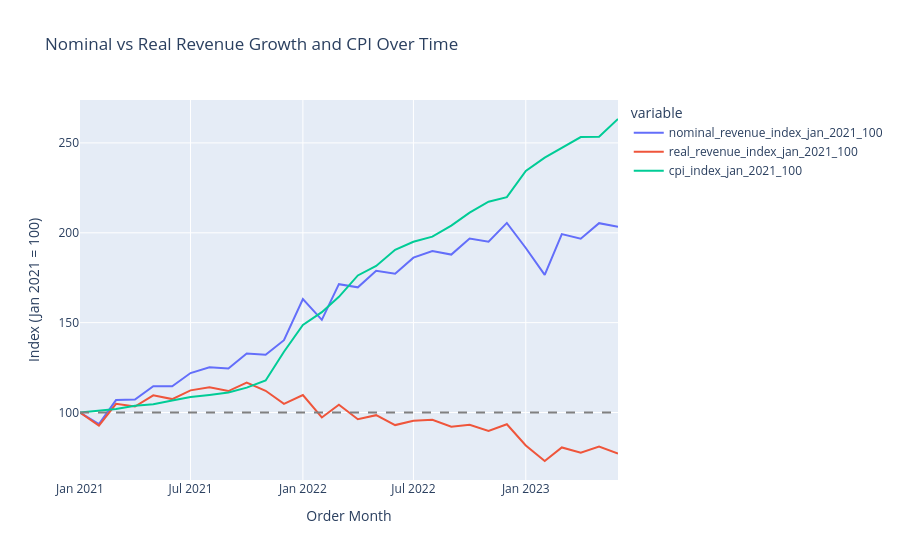

The code cell stored with this chart in its notebook:
### Markdown cell above
### Visualizing nominal vs. real revenue growth over time

### Code cell
# Create a line chart for nominal and real revenue growth index over time
fig = px.line(monthly_revenue, x='order_month', y=['nominal_revenue_index_jan_2021_100', 'real_revenue_index_jan_2021_100', 'cpi_index_jan_2021_100'], 
              labels={'value': 'Index (Jan 2021 = 100)', 'order_month': 'Order Month'}, 
              title='Nominal vs Real Revenue Growth and CPI Over Time')
fig.add_hline(y=100, line_dash='dash', line_color='gray')
fig.show()

### Figure 1 — Plotly figure (JSON) as saved in the notebook; plotly's stock layout.template omitted (floating-point values rounded to 4 significant figures)
{"data": [{"hovertemplate": "variable=nominal_revenue_index_jan_2021_100<br>Order Month=%{x}<br>Index (Jan 2021 = 100)=%{y}<extra></extra>", "legendgroup": "nominal_revenue_index_jan_2021_100", "line": {"color": "#636efa", "dash": "solid"}, "marker": {"symbol": "circle"}, "mode": "lines", "name": "nominal_revenue_index_jan_2021_100", "orientation": "v", "showlegend": true, "type": "scatter", "x": ["2021-01-01", "2021-02-01", "2021-03-01", "2021-04-01", "2021-05-01", "2021-06-01", "2021-07-01", "2021-08-01", "2021-09-01", "2021-10-01", "2021-11-01", "2021-12-01", "2022-01-01", "2022-02-01", "2022-03-01", "2022-04-01", "2022-05-01", "2022-06-01", "2022-07-01", "2022-08-01", "2022-09-01", "2022-10-01", "2022-11-01", "2022-12-01", "2023-01-01", "2023-02-01", "2023-03-01", "2023-04-01", "2023-05-01", "2023-06-01"], "xaxis": "x", "y": [100, 93.51, 106.9, 107.2, 114.6, 114.6, 122.0, 125.2, 124.4, 132.8, 132.1, 140.2, 163.2, 151.6, 171.4, 169.6, 178.8, 177.2, 186.2, 189.9, 187.9, 196.8, 195.0, 205.5, 191.5, 176.6, 199.3, 196.7, 205.4, 203.3], "yaxis": "y"}, {"hovertemplate": "variable=real_revenue_index_jan_2021_100<br>Order Month=%{x}<br>Index (Jan 2021 = 100)=%{y}<extra></extra>", "legendgroup": "real_revenue_index_jan_2021_100", "line": {"color": "#EF553B", "dash": "solid"}, "marker": {"symbol": "circle"}, "mode": "lines", "name": "real_revenue_index_jan_2021_100", "orientation": "v", "showlegend": true, "type": "scatter", "x": ["2021-01-01", "2021-02-01", "2021-03-01", "2021-04-01", "2021-05-01", "2021-06-01", "2021-07-01", "2021-08-01", "2021-09-01", "2021-10-01", "2021-11-01", "2021-12-01", "2022-01-01", "2022-02-01", "2022-03-01", "2022-04-01", "2022-05-01", "2022-06-01", "2022-07-01", "2022-08-01", "2022-09-01", "2022-10-01", "2022-11-01", "2022-12-01", "2023-01-01", "2023-02-01", "2023-03-01", "2023-04-01", "2023-05-01", "2023-06-01"], "xaxis": "x", "y": [100, 92.67, 104.8, 103.3, 109.5, 107.5, 112.3, 114.0, 111.9, 116.6, 112.1, 104.8, 109.7, 97.25, 104.3, 96.24, 98.52, 93.01, 95.46, 95.97, 92.11, 93.19, 89.75, 93.48, 81.69, 73.02, 80.56, 77.66, 81.05, 77.21], "yaxis": "y"}, {"hovertemplate": "variable=cpi_index_jan_2021_100<br>Order Month=%{x}<br>Index (Jan 2021 = 100)=%{y}<extra></extra>", "legendgroup": "cpi_index_jan_2021_100", "line": {"color": "#00cc96", "dash": "solid"}, "marker": {"symbol": "circle"}, "mode": "lines", "name": "cpi_index_jan_2021_100", "orientation": "v", "showlegend": true, "type": "scatter", "x": ["2021-01-01", "2021-02-01", "2021-03-01", "2021-04-01", "2021-05-01", "2021-06-01", "2021-07-01", "2021-08-01", "2021-09-01", "2021-10-01", "2021-11-01", "2021-12-01", "2022-01-01", "2022-02-01", "2022-03-01", "2022-04-01", "2022-05-01", "2022-06-01", "2022-07-01", "2022-08-01", "2022-09-01", "2022-10-01", "2022-11-01", "2022-12-01", "2023-01-01", "2023-02-01", "2023-03-01", "2023-04-01", "2023-05-01", "2023-06-01"], "xaxis": "x", "y": [100, 100.9, 102.0, 103.7, 104.6, 106.7, 108.6, 109.8, 111.2, 113.8, 117.8, 133.8, 148.7, 155.8, 164.4, 176.3, 181.5, 190.5, 195.0, 197.9, 204.0, 211.2, 217.3, 219.8, 234.5, 241.8, 247.4, 253.3, 253.4, 263.3], "yaxis": "y"}], "layout": {"legend": {"title": {"text": "variable"}, "tracegroupgap": 0}, "shapes": [{"line": {"color": "gray", "dash": "dash"}, "type": "line", "x0": 0, "x1": 1, "xref": "x domain", "y0": 100, "y1": 100, "yref": "y"}], "title": {"text": "Nominal vs Real Revenue Growth and CPI Over Time"}, "xaxis": {"anchor": "y", "domain": [0, 1], "title": {"text": "Order Month"}}, "yaxis": {"anchor": "x", "domain": [0, 1], "title": {"text": "Index (Jan 2021 = 100)"}}}}
